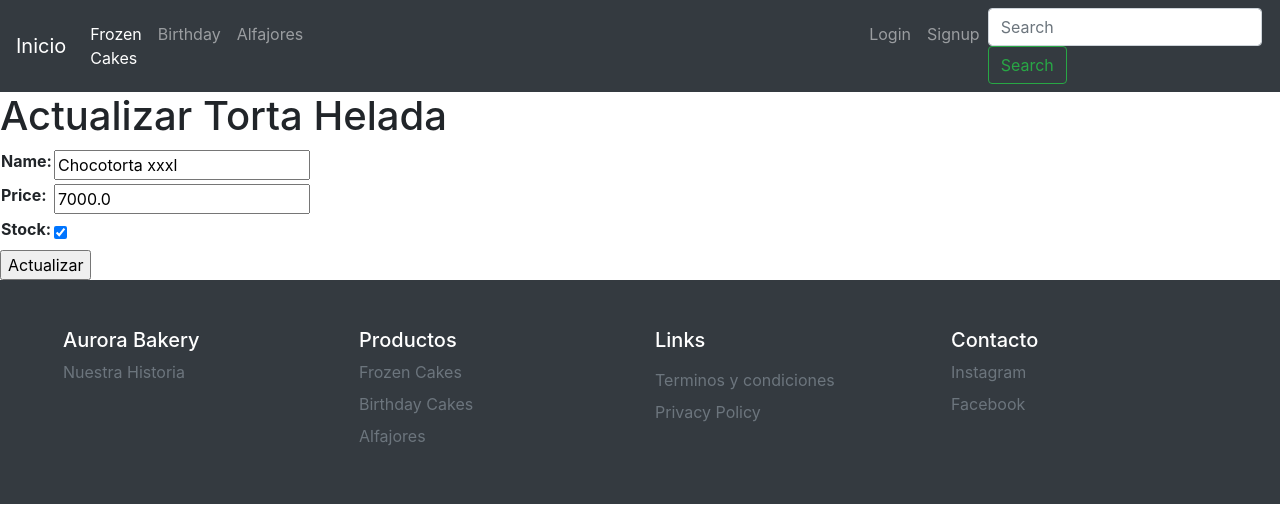
/cakes/update-cakes/2/, run on the app's committed database.
### cakes/models.py (models this page shows, shortened)
class Frozen_cakes(models.Model):
    name = models.CharField(max_length= 100)
    price = models.FloatField(blank=False)
    stock = models.BooleanField(default=True)
    imagen = models.ImageField(upload_to="productos", null=True, blank=True)
    class Meta:
        verbose_name = 'Frozen Cake'
        verbose_name_plural = 'Frozen Cakes'

### cakes/views.py (the view, shortened to what this page needs)
# urls.py: path('update-cakes/<int:pk>/',cakes_update),
def cakes_update(request,pk):
    frozen_cakes = Frozen_cakes.objects.get(id=pk)
    if request.method == 'GET':
        context = {
            'form': Frozen_cakesForm(
                initial={
                    'name':frozen_cakes.name,
                    'price':frozen_cakes.price,
                    'stock':frozen_cakes.stock,
                }
            )
        }
        return render(request, 'update_cakes.html', context=context)

### cakes/forms.py
class Frozen_cakesForm(forms.Form):
    name = forms.CharField(max_length=100)
    price = forms.FloatField()
    stock = forms.BooleanField(required=False)

### templates/update_cakes.html (shortened to what this page needs)
{% extends 'base.html'%}
{% block content%}
    <h1> Actualizar Torta Helada</h1>
    {% if form %}
    <form action="" method='POST'>
        <table>
            {{form}}
        </table>
        <input type="submit" value= "Actualizar">
    {%else%}
    <p> Torta Helada actualizada</p>
    {% endif%}
    {% endblock%}

### data on the page
Frozen_cakes: name "Chocotorta xxxl", price "7000.0", stock "☑"
